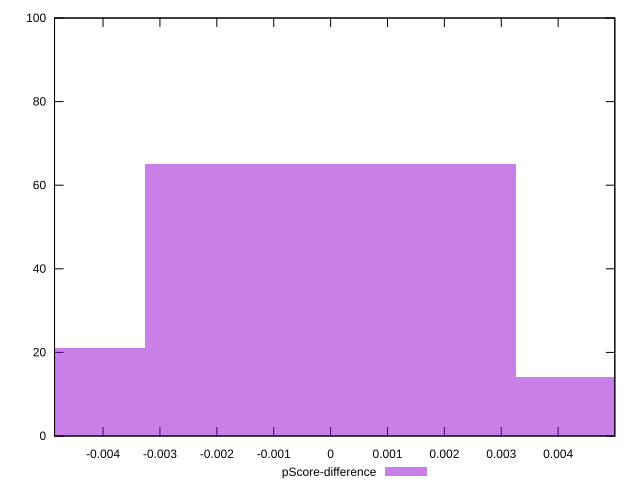

Reproduce this figure in gnuplot.
reset

$pScoreDifference <<EOF
0.006519719067786784 14
-0.006519719067786784 21
0 65
EOF

set key outside below
set boxwidth 0.006519719067786784
set xrange [-0.004853035870411082:0.004996091014849879]
set yrange [0:100]
set trange [0:100]
set style fill transparent solid 0.5 noborder
set terminal svg size 640, 490 enhanced background rgb 'white'
set output "report_00015_2021-02-09T16-11-33.973Z/bootup-time/samples/pages+cached+noadtech+nomedia/pScore-difference/histogram.svg"

plot $pScoreDifference title "pScore-difference" with boxes

reset
